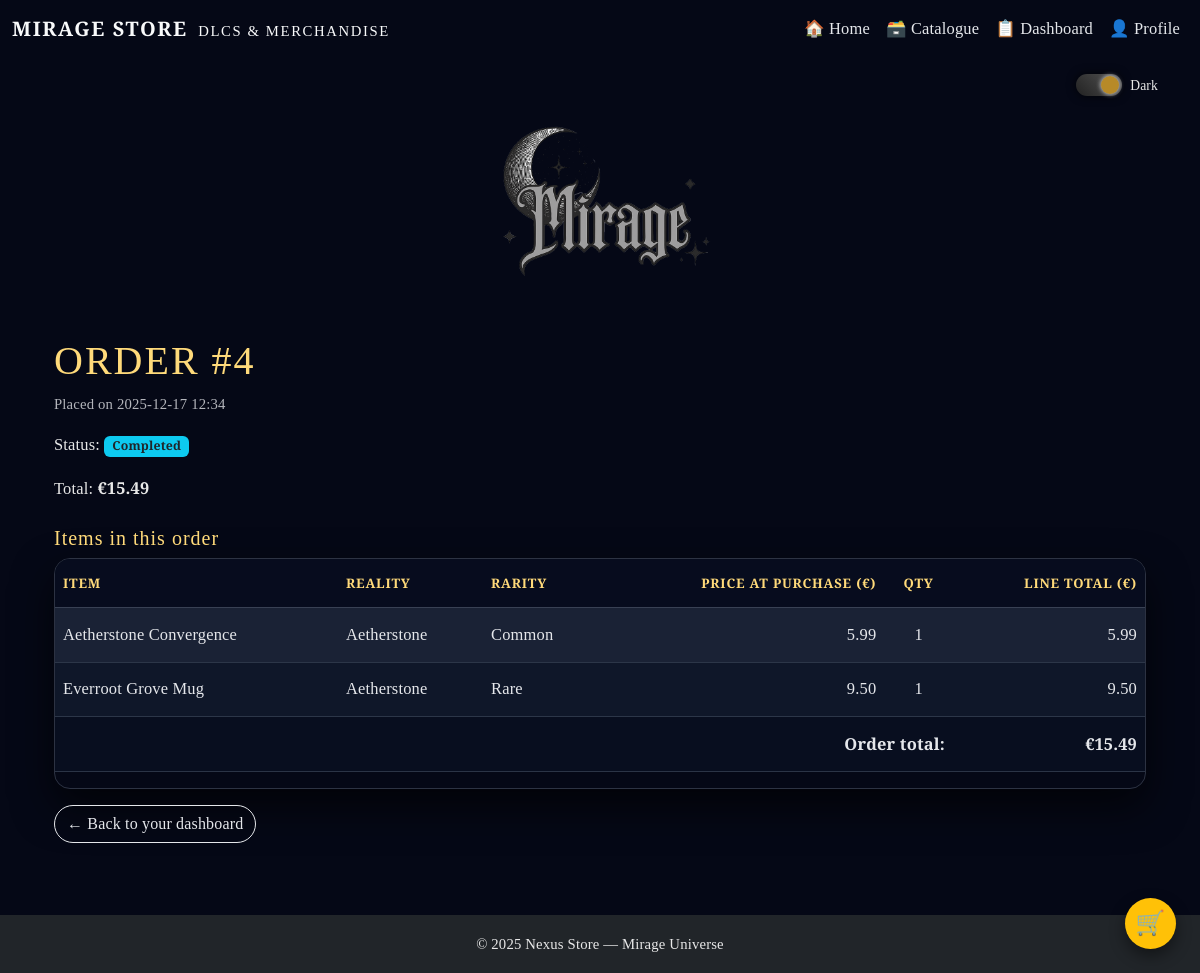
Page /accounts/orders/4/ (signed in) on the committed database.
### core/models.py (models this page shows, shortened)
class Order(models.Model):
    STATUS_CHOICES = [
        ("pending", "Pending"),
        ("completed", "Completed"),
        ("cancelled", "Cancelled"),
    ]
    user = models.ForeignKey(
        User,
        on_delete=models.CASCADE,
        related_name="orders",
    )
    created_at = models.DateTimeField(auto_now_add=True)
    status = models.CharField(
        max_length=20,
        choices=STATUS_CHOICES,
        default="completed",
    )
    total_price = models.DecimalField(
        max_digits=8,
        decimal_places=2,
        default=Decimal("0.00"),
    )

class OrderItem(models.Model):
    order = models.ForeignKey(
        Order,
        on_delete=models.CASCADE,
        related_name="items",
    )
    item = models.ForeignKey(
        Item,
        on_delete=models.PROTECT,
        related_name="order_items",
    )
    quantity = models.PositiveIntegerField(default=1)
    price_at_purchase = models.DecimalField(max_digits=7, decimal_places=2)
    def line_total(self) -> Decimal:
        return self.price_at_purchase * self.quantity

class Item(models.Model):
    label = models.CharField(max_length=100)
    category = models.ForeignKey(
        Category,
        on_delete=models.PROTECT,
        related_name="items",
    )
    subcategory = models.ForeignKey(
        SubCategory,
        on_delete=models.PROTECT,
        related_name="items",
    )
    description = models.TextField(blank=True)
    price = models.DecimalField(max_digits=7, decimal_places=2)
    element = models.CharField(max_length=30, blank=True)
    reality_fragment = models.CharField(max_length=50, blank=True)
    rarity = models.CharField(
        max_length=20,
        choices=RARITY_CHOICES,
        default="common",
    )
    image_url = models.CharField(
        max_length=200,
        blank=True,
        help_text="Path under static/, e.g. 'images/items/emberwreath-longbow.png'",
    )
    created_at = models.DateTimeField(auto_now_add=True)

### accounts/views.py (the view)
# urls.py: path("orders/<int:order_id>/", views.order_detail_view, name="order_detail"),
@login_required
def order_detail_view(request, order_id):
    order = get_object_or_404(Order, pk=order_id, user=request.user)
    order_items = OrderItem.objects.filter(order=order).select_related("item")
    context = {
        "order": order,
        "order_items": order_items,
    }
    return render(request, "accounts/order_detail.html", context)

### accounts/templates/accounts/order_detail.html (shortened to what this page needs)
{% extends "core/layout.html" %}
{% block content %}
<div class="container py-4">
    <h1 class="page-title">Order #{{ order.id }}</h1>
    <p class="text-muted small">
        Placed on {{ order.created_at|date:"Y-m-d H:i" }}
    </p>
    <p>
        Status:
        <span class="badge bg-info text-dark">{{ order.status|title }}</span>
    </p>
    <p>
        Total:
        <strong>€{{ order.total_price }}</strong>
    </p>
    <h2 class="h5 mt-4">Items in this order</h2>
    {% if order_items %}
        <div class="table-responsive mt-2">
            <table class="table table-dark table-striped align-middle">
                <thead>
                    <tr>
                        <th>Item</th>
                        <th>Reality</th>
                        <th>Rarity</th>
                        <th class="text-end">Price at purchase (€)</th>
                        <th class="text-center">Qty</th>
                        <th class="text-end">Line total (€)</th>
                    </tr>
                </thead>
                <tbody>
                {% for row in order_items %}
                    <tr>
                        <td>{{ row.item.label }}</td>
                        <td>{{ row.item.reality_fragment|default:"–" }}</td>
                        <td>{{ row.item.get_rarity_display }}</td>
                        <td class="text-end">{{ row.price_at_purchase }}</td>
                        <td class="text-center">{{ row.quantity }}</td>
                        <td class="text-end">{{ row.line_total }}</td>
                    </tr>
                {% endfor %}
                </tbody>
                <tfoot>
                    <tr>
                        <th colspan="5" class="text-end">Order total:</th>
                        <th class="text-end">€{{ order.total_price }}</th>
                    </tr>
                </tfoot>
            </table>
        </div>
    {% else %}
        <p class="small mt-2">
            This order has no items (this normally should not happen).
        </p>
    {% endif %}
    <a href="{% url 'dashboard' %}" class="btn btn-outline-light mt-3">
        ← Back to your dashboard
    </a>
</div>
{% endblock %}

### core/static/css-files/global.css (style rules this page uses)
*, *::before, *::after { box-sizing: border-box; }
body { font-family: "Cormorant Garamond", system-ui, -apple-system, BlinkMacSystemFont, "Segoe UI", sans-serif; }
.mirage-hero-title, .navbar-brand, .page-title { font-family: "Cinzel", serif; letter-spacing: 0.08em; text-transform: uppercase; }
html { font-size: 16px; }
body { font-size: 1.03rem; line-height: 1.6; font-weight: 500; -webkit-font-smoothing: antialiased; text-rendering: optimizeLegibility; }
.small, small { font-size: 0.92rem; }
.mirage-hero-title, .navbar-brand, .page-title { font-family: "Cinzel Decorative", "Cinzel", serif; }
:root { --mirage-font-body: "Cormorant Garamond", serif; --mirage-font-display: "Cinzel Decorative", "Cinzel", serif; }
body { font-family: var(--mirage-font-body); letter-spacing: 0.01em; }
h1, h2, h3, h4, h5, h6, .page-title, .mirage-hero-title { font-family: var(--mirage-font-display); letter-spacing: 0.05em; }
button, .btn, input, select, textarea, .table { font-family: var(--mirage-font-body); }
.btn { border-radius: 999px; transition: transform 160ms ease, box-shadow 160ms ease, filter 160ms ease; }
.table { background: transparent; }
body.dark-theme .table, body.dark-theme .table th, body.dark-theme .table td { color: #e5e7eb; }

### core/static/css-files/theme-dark.css (style rules this page uses)
body.dark-theme { background-color: #050816; color: #f3f4f6; }
body.dark-theme h1, body.dark-theme h2, body.dark-theme h3, body.dark-theme h4, body.dark-theme h5, body.dark-theme h6 { color: #ffda7a; }
body.dark-theme p, body.dark-theme li, body.dark-theme small, body.dark-theme label, body.dark-theme span { color: #e8e8e8; }
body.dark-theme a { color: #ffda7a; text-decoration: none; }
body.dark-theme .btn-outline-light { border-color: #e5e7eb; color: #e5e7eb; }
body.dark-theme .page-title { color: #ffda7a; }
body.dark-theme .text-muted, body.dark-theme .text-secondary, body.dark-theme .text-body-secondary, body.dark-theme .text-black-50 { color: rgba(229, 231, 235, 0.78) !important; }
body.dark-theme .table { color: #e5e7eb; --bs-table-bg: transparent; --bs-table-striped-bg: rgba(148, 163, 184, 0.08); --bs-table-hover-bg: rgba(255, 218, 122, 0.10); border-color: rgba(148, 163, 184, 0.25); }
body.dark-theme .table thead th { color: #ffda7a; border-bottom-color: rgba(148, 163, 184, 0.35); }
body.dark-theme .table td, body.dark-theme .table th { border-color: rgba(148, 163, 184, 0.22); }
body.dark-theme .table-responsive { border-radius: 16px; overflow: hidden; border: 1px solid rgba(148, 163, 184, 0.28); box-shadow: 0 18px 40px rgba(0, 0, 0, 0.65); }
body.dark-theme table.table { background: rgba(15, 23, 42, 0.88) !important; --bs-table-bg: rgba(15, 23, 42, 0.88); --bs-table-color: #e5e7eb; --bs-table-border-color: rgba(148, 163, 184, 0.22); --bs-table-striped-bg: rgba(148, 163, 184, 0.08); --bs-table-hover-bg: rgba(255, 218, 122, 0.10); }
body.dark-theme table.table thead th { color: #ffda7a !important; font-weight: 700; letter-spacing: 0.06em; text-transform: uppercase; font-size: 0.82rem; background: rgba(2, 6, 23, 0.55); }
body.dark-theme table.table td, body.dark-theme table.table th { padding-top: 0.85rem; padding-bottom: 0.85rem; }
body.dark-theme table.table tfoot th { background: rgba(2, 6, 23, 0.45); color: #e5e7eb !important; }

### rows in the picture
Order: id "4", created_at "2025-12-17 12:34", status "Completed", total_price "15.49"
OrderItem: item.label "Aetherstone Convergence", item.reality_fragment "Aetherstone", item.rarity "Common", price_at_purchase "5.99", quantity "1", line_total "5.99"
OrderItem: item.label "Everroot Grove Mug", item.reality_fragment "Aetherstone", item.rarity "Rare", price_at_purchase "9.50", quantity "1", line_total "9.50"
